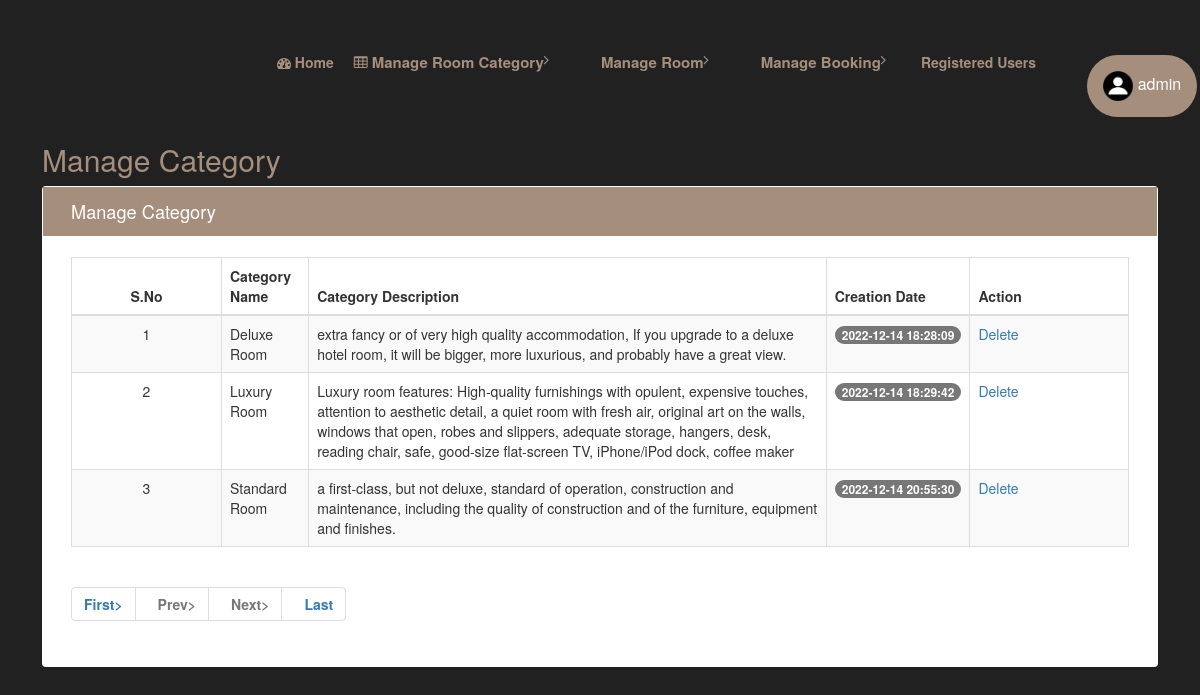
Screenshot of /admin/manage-category.php (signed in) with the database file from the repository.
### tables this page shows
CREATE TABLE `tblcategory` (
  `ID` int(10) NOT NULL,
  `CategoryName` varchar(120) DEFAULT NULL,
  `Description` mediumtext DEFAULT NULL,
  `Price` int(5) NOT NULL,
  `Date` timestamp NULL DEFAULT current_timestamp()
);

### admin/manage-category.php (the view, shortened to what this page needs)
<?php
if (strlen($_SESSION['hbmsaid']==0)) {
  header('location:logout.php');
  } else{
?>
<!DOCTYPE HTML>
<html>
<head>
<link href="css/style.css" rel='stylesheet' type='text/css' />
<link href="css/font-awesome.css" rel="stylesheet">
<link rel="stylesheet" href="css/icon-font.min.css" type='text/css' />
</head>
<body>
   <div class="page-container">
	<div class="left-content">
	   <div class="inner-content">
			<?php include_once('includes/header.php');?>
			<div class="content">
<div class="women_main">
	<div class="grids">
					<div class="progressbar-heading grids-heading">
						<h2>Manage Category</h2>
					</div>
					<div class="panel panel-widget forms-panel">
						<div class="forms">
							<div class="form-grids widget-shadow" data-example-id="basic-forms">
								<div class="form-title">
									<h4>Manage Category </h4>
								</div>
								<div class="form-body">
									     <table class="table table-bordered table-striped table-vcenter js-dataTable-full-pagination">
                                <thead>
                                    <tr>
                                        <th class="text-center">S.No</th>
                                        <th>Category Name</th>
                                        <th class="d-none d-sm-table-cell">Category Description</th>
                                        <th class="d-none d-sm-table-cell">Creation Date</th>
                                        <th class="d-none d-sm-table-cell" style="width: 15%;">Action</th>
                                       </tr>
                                </thead>
                                <tbody>
                                   <?php
							 if (isset($_GET['pageno'])) {
            $pageno = $_GET['pageno'];
        } else {
            $pageno = 1;
        }
        $no_of_records_per_page = 6;
        $offset = ($pageno-1) * $no_of_records_per_page;
        $ret = "SELECT ID FROM tblcategory";
 $query1 = $dbh -> prepare($ret);
$query1->execute();
$total_rows=$query1->rowCount();
$total_pages = ceil($total_rows / $no_of_records_per_page);
$sql="SELECT * from tblcategory LIMIT $offset, $no_of_records_per_page";
$query = $dbh -> prepare($sql);
$query->execute();
$results=$query->fetchAll(PDO::FETCH_OBJ);
if ($pageno == 1) {
	$cnt=1;
}
elseif ($pageno == 2) {
	$cnt=7;
}
else{
	$cnt=13;
}
if($query->rowCount() > 0)
{
foreach($results as $row)
{               ?>
                                    <tr>
                                        <td class="text-center"><?php echo htmlentities($cnt);?></td>
                                        <td class="font-w600"><?php  echo htmlentities($row->CategoryName);?></td>
                                        <td class="d-none d-sm-table-cell"><?php  echo htmlentities($row->Description);?></td>
                                        <td class="d-none d-sm-table-cell">
                                            <span class="badge badge-primary"><?php  echo htmlentities($row->Date);?></span>
                                        </td>
                                         <td class="d-none d-sm-table-cell"><a href="manage-category.php?delid=<?php echo ($row->ID);?>" onclick="return confirm('Do you really want to Delete ?');">Delete</a></td>
                                    </tr>
                                    <?php $cnt=$cnt+1;}} ?>
                                </tbody>
                            </table>
                            <div align="left">
    <ul class="pagination" >
        <li><a href="?pageno=1"><strong>First></strong></a></li>
        <li class="<?php if($pageno <= 1){ echo 'disabled'; } ?>">
            <a href="<?php if($pageno <= 1){ echo '#'; } else { echo "?pageno=".($pageno - 1); } ?>"><strong style="padding-left: 10px">Prev></strong></a>
        </li>
        <li class="<?php if($pageno >= $total_pages){ echo 'disabled'; } ?>">
            <a href="<?php if($pageno >= $total_pages){ echo '#'; } else { echo "?pageno=".($pageno + 1); } ?>"><strong style="padding-left: 10px">Next></strong></a>
        </li>
        <li><a href="?pageno=<?php echo $total_pages; ?>"><strong style="padding-left: 10px">Last</strong></a></li>
    </ul>
</div>
								</div>
							</div>
						</div>
					</div>
				</div>
</div>
</div>
</body>
</html><?php }  ?>

### rows the page displays
tblcategory: CategoryName "Deluxe Room", Description "extra fancy or of very high quality accommodation, If you upgrade to a deluxe hotel room, it will be bigger, more luxurious, and probably have a great view.", Date "2022-12-14 18:28:09"
tblcategory: CategoryName "Luxury Room", Description "Luxury room features: High-quality furnishings with opulent, expensive touches, attention to aesthetic detail, a quiet room with fresh air, original art on the walls, windows that open, robes and slippers, adequate storage, hangers, desk, reading chair, safe, good-size flat-screen TV, iPhone/iPod dock, coffee maker", Date "2022-12-14 18:29:42"
tblcategory: CategoryName "Standard Room", Description "a first-class, but not deluxe, standard of operation, construction and maintenance, including the quality of construction and of the furniture, equipment and finishes.", Date "2022-12-14 20:55:30"
